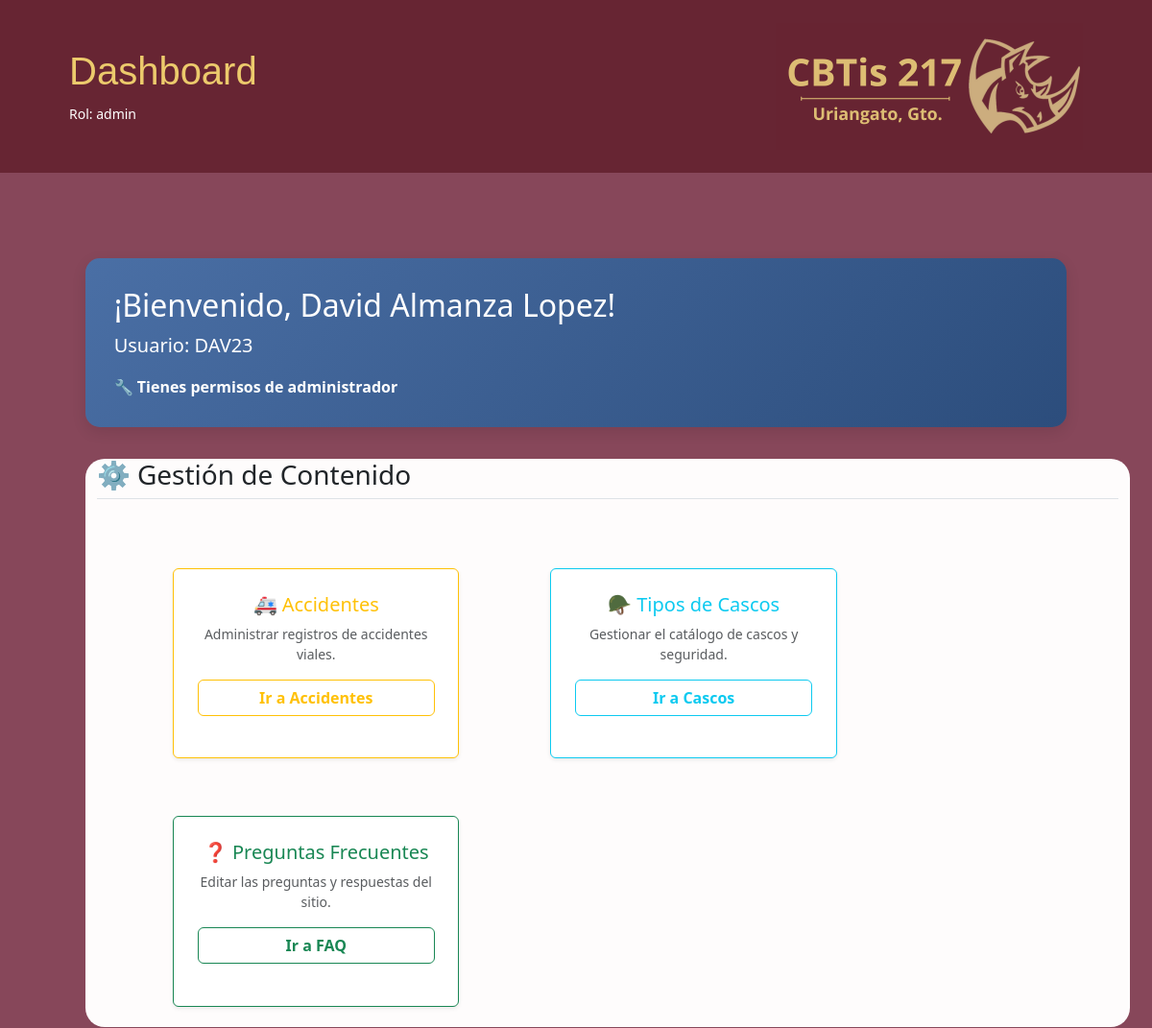
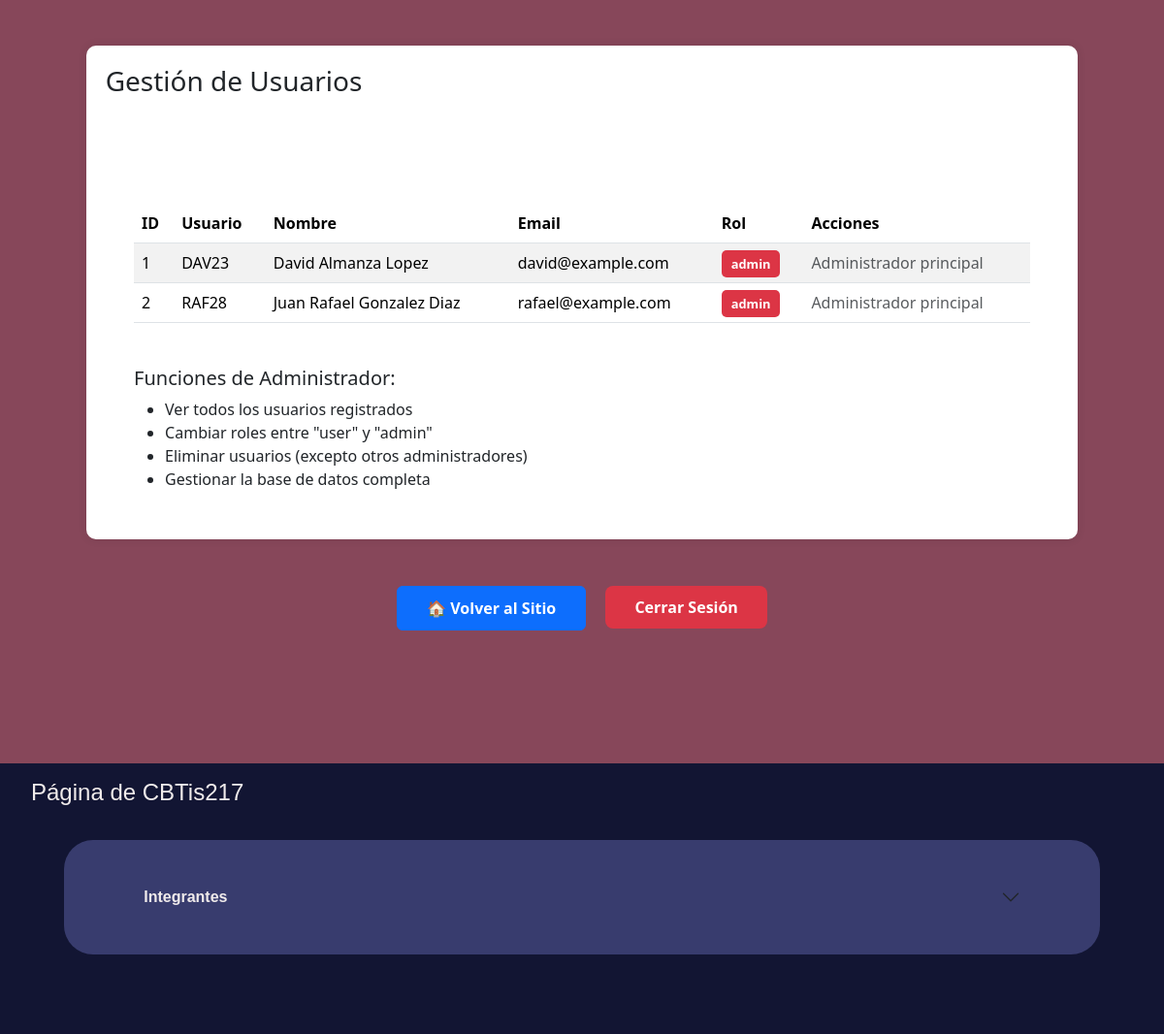
The page /frontend/usuario/dashboard.php (signed in) on the database its author committed (2 pictures, top to bottom).
### tables this page shows
CREATE TABLE IF NOT EXISTS usuarios(
    id INT AUTO_INCREMENT PRIMARY KEY,
    username VARCHAR(28) UNIQUE NOT NULL,
    pass VARCHAR(255) NOT NULL,
    email VARCHAR(100) UNIQUE,
    fname VARCHAR(100) NOT NULL,
    rol ENUM('admin', 'user') DEFAULT 'user'
);

### frontend/usuario/dashboard.php (the view, shortened to what this page needs)
<?php
require_once 'configdatabase.php';
$is_admin = ($_SESSION['rol'] === 'admin');
if ($is_admin) {
    try {
        $stmt = $pdo->query("SELECT id, username, email, fname, rol FROM usuarios ORDER BY id ASC");
        $usuarios = $stmt->fetchAll();
    } catch(PDOException $e) {
        $error_usuarios = "Error al cargar usuarios: " . $e->getMessage();
    }
}
?>
<!DOCTYPE html>
<html lang="en">
<head>
    <link rel="stylesheet" href="../css/bootstrap.min.css">
    <link rel="stylesheet" href="../css/style.css">
</head>
<body>
    <div class="principal d-flex flex-column">
        <header class="header d-flex flex-row justify-content-between">
            <section>
                <h1 class="text">Dashboard</h1>
                <small class="text-white">Rol: <?php echo htmlspecialchars($_SESSION['rol']); ?></small>
            </section>
            <section>
                <img src="../img/logo.png" alt="CBTis217">
            </section>
        </header>
        <div class="dashboard-container">
            <div class="welcome-message">
                <h2>¡Bienvenido, <?php echo htmlspecialchars($_SESSION['fname']); ?>!</h2>
                <p class="lead">Usuario: <strong><?php echo htmlspecialchars($_SESSION['username']); ?></strong></p>
                <?php if ($is_admin): ?>
                    <p class="mb-0"><strong>🔧 Tienes permisos de administrador</strong></p>
                <?php else: ?>
                    <p class="mb-0"><strong>👤 Eres un usuario regular</strong></p>
                <?php endif; ?>
            </div>
            <?php if ($is_admin): ?>
            <div class="container mb-5 mt-4">
                <h3 class="mb-3 border-bottom pb-2">⚙️ Gestión de Contenido</h3>
                <div class="row g-3">
                    <div class="col-md-4">
                        <div class="card h-100 border-warning shadow-sm">
                            <div class="card-body text-center">
                                <h5 class="card-title text-warning">🚑 Accidentes</h5>
                                <p class="card-text small text-muted">Administrar registros de accidentes viales.</p>
                                <a href="../../backend/crud_accidentes.php" class="btn btn-outline-warning w-100 fw-bold">Ir a Accidentes</a>
                            </div>
                        </div>
                    </div>
                    <div class="col-md-4">
                        <div class="card h-100 border-info shadow-sm">
                            <div class="card-body text-center">
                                <h5 class="card-title text-info">🪖 Tipos de Cascos</h5>
                                <p class="card-text small text-muted">Gestionar el catálogo de cascos y seguridad.</p>
                                <a href="../../backend/crud_cascos.php" class="btn btn-outline-info w-100 fw-bold">Ir a Cascos</a>
                            </div>
                        </div>
                    </div>
                    <div class="col-md-4">
                        <div class="card h-100 border-success shadow-sm">
                            <div class="card-body text-center">
                                <h5 class="card-title text-success">❓ Preguntas Frecuentes</h5>
                                <p class="card-text small text-muted">Editar las preguntas y respuestas del sitio.</p>
                                <a href="../../backend/crud_faq.php" class="btn btn-outline-success w-100 fw-bold">Ir a FAQ</a>
                            </div>
                        </div>
                    </div>
                </div>
            </div>
            <div class="table-container">
                <h3>Gestión de Usuarios</h3>
                <div class="table-responsive">
                    <table class="table table-striped table-hover">
                        <thead>
                            <tr>
                                <th>ID</th>
                                <th>Usuario</th>
                                <th>Nombre</th>
                                <th>Email</th>
                                <th>Rol</th>
                                <th>Acciones</th>
                            </tr>
                        </thead>
                        <tbody>
                            <?php if (isset($usuarios)): ?>
                                <?php foreach ($usuarios as $usuario): ?>
                                <tr>
                                    <td><?php echo htmlspecialchars($usuario['id']); ?></td>
                                    <td><?php echo htmlspecialchars($usuario['username']); ?></td>
                                    <td><?php echo htmlspecialchars($usuario['fname']); ?></td>
                                    <td><?php echo htmlspecialchars($usuario['email']); ?></td>
                                    <td>
                                        <span class="role-badge role-<?php echo htmlspecialchars($usuario['rol']); ?>">
                                            <?php echo htmlspecialchars($usuario['rol']); ?>
                                        </span>
                                    </td>
                                    <td>
                                        <?php if ($usuario['rol'] !== 'admin'): ?>
                                        <form method="POST" action="" style="display: inline;" onsubmit="return confirm('¿Cambiar rol de este usuario?');">
                                            <input type="hidden" name="user_id" value="<?php echo $usuario['id']; ?>">
                                            <input type="hidden" name="action" value="update_role">
                                            <select name="rol" class="form-select form-select-sm" onchange="this.form.submit()">
                                                <option value="user" <?php echo $usuario['rol'] === 'user' ? 'selected' : ''; ?>>Usuario</option>
                                                <option value="admin" <?php echo $usuario['rol'] === 'admin' ? 'selected' : ''; ?>>Admin</option>
                                            </select>
                                        </form>
                                        <form method="POST" action="" style="display: inline;" onsubmit="return confirm('¿Eliminar este usuario?');">
                                            <input type="hidden" name="user_id" value="<?php echo $usuario['id']; ?>">
                                            <input type="hidden" name="action" value="delete">
                                            <button type="submit" class="btn btn-danger btn-sm">Eliminar</button>
                                        </form>
                                        <?php else: ?>
                                        <span class="text-muted">Administrador principal</span>
                                        <?php endif; ?>
                                    </td>
                                </tr>
                                <?php endforeach; ?>
                            <?php elseif (isset($error_usuarios)): ?>
                                <tr>
                                    <td colspan="6" class="text-danger"><?php echo htmlspecialchars($error_usuarios); ?></td>
                                </tr>
                            <?php endif; ?>
                        </tbody>
                    </table>
                </div>
                <div class="mt-4">
                    <h5>Funciones de Administrador:</h5>
                    <ul>
                        <li>Ver todos los usuarios registrados</li>
                        <li>Cambiar roles entre "user" y "admin"</li>
                        <li>Eliminar usuarios (excepto otros administradores)</li>
                        <li>Gestionar la base de datos completa</li>
                    </ul>
                </div>
            </div>
            <?php endif; ?>
            <div class="text-center mt-5">
                <a href="../inicio.html" class="btn btn-primary me-3" style="padding: 10px 30px; font-weight: 600;">
                    🏠 Volver al Sitio
                </a>
                <form method="POST" action="logout.php" class="d-inline">
                    <button type="submit" class="btn-logout">Cerrar Sesión</button>
                </form>
            </div>
        </div>
        <footer class="footer p mt-5">
            <h4 class="text">Página de CBTis217</h4>
            <div class="borde-accordion">
                <div class="accordion accordion-flush" id="accordionFlushExample">
                    <div class="accordion-item">
                        <h2 class="accordion-header">
                            <button class="accordion-button collapsed" type="button" data-bs-toggle="collapse" data-bs-target="#flush-collapseOne" aria-expanded="false" aria-controls="flush-collapseOne">
                            <strong class="text">Integrantes</strong>
                            </button>
                        </h2>
                    </div>
                </div>
            </div>
        </footer>
    </div>
</body>
</html>

### frontend/css/style.css (style rules this page uses)
.principal { background-color: rgb(135, 71, 90); min-height: 100vh; }
.text { color: rgb(240, 235, 235); font-family: 'Gill Sans', 'Gill Sans MT', Calibri, 'Trebuchet MS', sans-serif; }
.principal div { margin: 3%; }
.header { background-color: rgb(103, 37, 51); padding: 2% 6%; }
.header section { margin: auto 0; }
.header h1 { color: rgb(236, 202, 108); }
.footer { padding: 1rem 2rem 3rem; }
.p { background-color: rgb(18, 21, 51); }
.borde-accordion { padding: 1px 0; background-color: rgb(56, 60, 110); border-radius: 30px; }
.accordion-item { --bs-accordion-bg: rgb(97, 100, 146); --bs-accordion-btn-bg: rgb(56, 60, 110); --bs-accordion-btn-color: rgb(6, 0, 31); --bs-accordion-color: rgb(6, 0, 31); --bs-accordion-border-color: rgb(13, 15, 114); --bs-accordion-active-bg: rgb(56, 60, 110); --bs-accordion-active-color: rgb(6, 0, 31); }
.container { background-color: rgb(254, 252, 252); border-radius: 20px; }
table { margin-top: 5rem; }
.dashboard-container { padding: 20px; max-width: 1200px; margin: 0 auto; }
.welcome-message { background: linear-gradient(135deg, #4a6fa5, #2c4d7c); color: white; padding: 30px; border-radius: 15px; margin-bottom: 30px; box-shadow: 0 5px 15px rgba(0,0,0,0.1); }
.btn-logout { background-color: #dc3545; color: white; border: none; padding: 10px 30px; border-radius: 8px; font-weight: 600; transition: all 0.3s ease; }
.table-container { background: white; border-radius: 10px; padding: 20px; box-shadow: 0 0 10px rgba(0,0,0,0.1); margin-top: 30px; }
.role-badge { padding: 5px 10px; border-radius: 5px; font-size: 0.8em; font-weight: bold; }
.role-admin { background-color: #dc3545; color: white; }

### rows shown on the page
usuarios: id "1", username "DAV23", fname "David Almanza Lopez", email "david@example.com", rol "admin", shows "Administrador principal"
usuarios: id "2", username "RAF28", fname "Juan Rafael Gonzalez Diaz", email "rafael@example.com", rol "admin", shows "Administrador principal"

### other values the page prints
$_SESSION['rol'] "admin"
$_SESSION['fname'] "David Almanza Lopez"
$_SESSION['username'] "DAV23"
